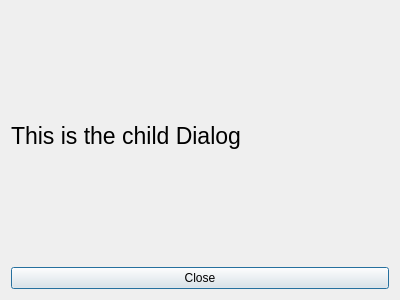
<?xml version="1.0" encoding="UTF-8"?>
<ui version="4.0">
 <class>DialogChild</class>
 <widget class="QDialog" name="DialogChild">
  <property name="geometry">
   <rect>
    <x>0</x>
    <y>0</y>
    <width>400</width>
    <height>300</height>
   </rect>
  </property>
  <property name="windowTitle">
   <string>Dialog</string>
  </property>
  <layout class="QVBoxLayout" name="verticalLayout">
   <item>
    <widget class="QLabel" name="label">
     <property name="font">
      <font>
       <pointsize>17</pointsize>
      </font>
     </property>
     <property name="text">
      <string>This is the child Dialog</string>
     </property>
    </widget>
   </item>
   <item>
    <widget class="QPushButton" name="btnClose">
     <property name="text">
      <string>Close</string>
     </property>
    </widget>
   </item>
  </layout>
 </widget>
 <resources/>
 <connections/>
</ui>
